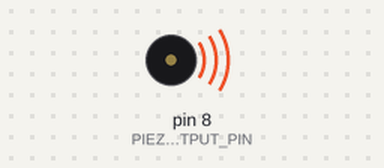
The sketch below on a simulated Arduino Uno, built with avr-gcc and run on an emulated ATmega328P. On the bench: buzzer (waves = sounding).

Above: at 1.6 s.
At 8.5 s:
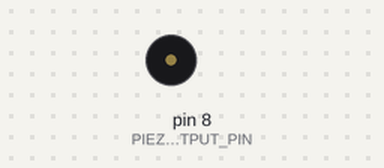
Timing chart, 0 to 10.0 s (numbered marks = the images above):
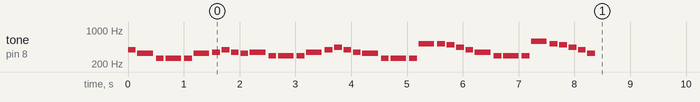

The sketch:

finale.ino
```cpp
#define _B0  31
#define _C1  33
#define _CS1 35
#define _D1  37
#define _DS1 39
#define _E1  41
#define _F1  44
#define _FS1 46
#define _G1  49
#define _GS1 52
#define _A1  55
#define _AS1 58
#define _B1  62
#define _C2  65
#define _CS2 69
#define _D2  73
#define _DS2 78
#define _E2  82
#define _F2  87
#define _FS2 93
#define _G2  98
#define _GS2 104
#define _A2  110
#define _AS2 117
#define _B2  123
#define _C3  131
#define _CS3 139
#define _D3  147
#define _DS3 156
#define _E3  165
#define _F3  175
#define _FS3 185
#define _G3  196 //Violin G String
#define _GS3 208
#define _A3  220
#define _AS3 233
#define _B3  247
#define _C4  262
#define _CS4 277
#define _D4  294 //Violin D String
#define _DS4 311
#define _E4  330
#define _F4  349
#define _FS4 370
#define _G4  392
#define _GS4 415
#define _A4  440 //Violin A String
#define _AS4 466
#define _B4  494
#define _C5  523
#define _CS5 554
#define _D5  587
#define _DS5 622
#define _E5  659//Violin E String
#define _F5  698
#define _FS5 740
#define _G5  784
#define _GS5 831
#define _A5  880
#define _AS5 932
#define _B5  988
#define _C6  1047
#define _CS6 1109
#define _D6  1175
#define _DS6 1245
#define _E6  1319
#define _F6  1397
#define _FS6 1480
#define _G6  1568
#define _GS6 1661
#define _A6  1760
#define _AS6 1865
#define _B6  1976
#define _C7  2093
#define _CS7 2217
#define _D7  2349
#define _DS7 2489
#define _E7  2637
#define _F7  2794
#define _FS7 2960
#define _G7  3136
#define _GS7 3322
#define _A7  3520
#define _AS7 3729
#define _B7  3951
#define _C8  4186
#define _CS8 4435
#define _D8  4699
#define _DS8 4978
#define _NS 0 //Rest

int PIEZO_OUTPUT_PIN = 8;
//array of notes
int finale[] = {_G4,_E4,_C4,_C4,_C4,_E4,_F4,_G4,_F4,_E4,_F4,_D4,_D4,_D4,_F4,_G4,_A4,_G4,_F4,_E4,_C4,_C4,_C4,_C5,_C5,_B4,_A4,_G4,_F4,_D4,_D4,_D4,_D5,_C5,_B4,_A4,_G4,_E4};
//note lengths - 80: half note, 40: quarter note, 20: eight note, etc.
int beats[] = {20,40,20,40,20,40,20,20,20,20,40,20,40,20,40,20,20,20,20,40,20,40,20,40,20,20,20,20,40,20,40,20,40,20,20,20,20,20};
int tempo = 70;
void setup() {
  //Iterate through the song Finale's notes
  for (int i = 0; i <sizeof(finale)/2; i++) {
    //Grab the default duration
    int duration = tempo;
    //Check if the asked for index does not exceed the beat array size
    if(sizeof(beats)/2 -1 >= i){
      //Take in the given note length, divide by 10, multiply by tempo
      duration = tempo * beats[i]/10;
    }
    //Sound the piezo!
    tone(PIEZO_OUTPUT_PIN, finale[i],duration);
    //Minimal delay between notes
    delay(duration*1.2);
  }
}
//Loop is empty to allow the song to be played only once during setup...
void loop(){}
```
